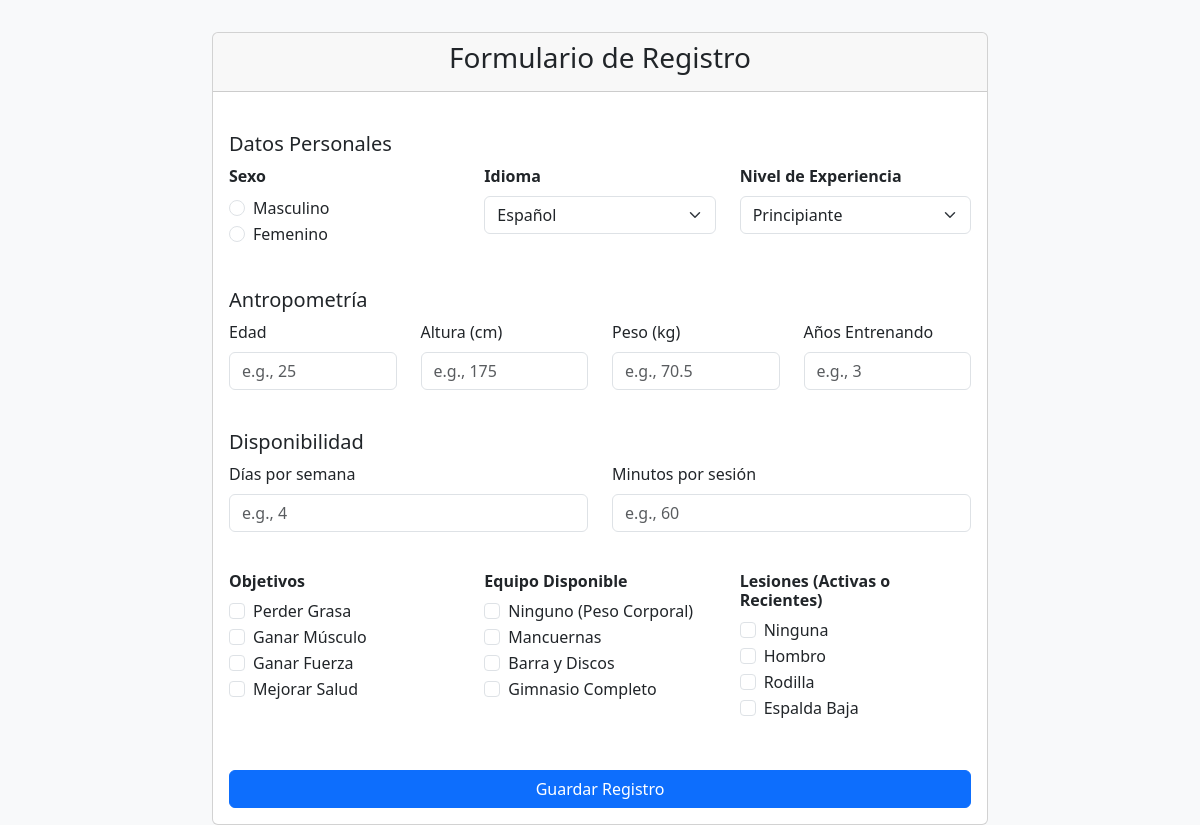
The page /formulario.php on the database its author committed.
### tables this page shows
CREATE TABLE `catalogo_objetivos` (
  `id` int(11) NOT NULL AUTO_INCREMENT,
  `nombre` varchar(100) NOT NULL,
  PRIMARY KEY (`id`)
);

CREATE TABLE `catalogo_equipos` (
  `id` int(11) NOT NULL AUTO_INCREMENT,
  `nombre` varchar(100) NOT NULL,
  PRIMARY KEY (`id`)
);

CREATE TABLE `catalogo_lesiones` (
  `id` int(11) NOT NULL AUTO_INCREMENT,
  `nombre` varchar(100) NOT NULL,
  PRIMARY KEY (`id`)
);

### formulario.php (the view, shortened to what this page needs)
<?php
require 'conexion.php';
$objetivos_result = $conexion->query("SELECT * FROM catalogo_objetivos ORDER BY id");
$equipos_result = $conexion->query("SELECT * FROM catalogo_equipos ORDER BY id");
$lesiones_result = $conexion->query("SELECT * FROM catalogo_lesiones ORDER BY id");
?>
<!DOCTYPE html>
<html lang="es">
<head>
    <link href="https://cdn.jsdelivr.net/npm/bootstrap@5.3.3/dist/css/bootstrap.min.css" rel="stylesheet">
</head>
<body>
    <div class="container">
        <div class="card">
            <div class="card-header text-center">
                <h3>Formulario de Registro</h3>
            </div>
            <div class="card-body">
                <form action="procesar.php" method="POST">
                    <h5 class="mt-4">Datos Personales</h5>
                    <div class="row">
                        <div class="col-md-4 mb-3">
                            <label class="form-label"><strong>Sexo</strong></label>
                            <div>
                                <div class="form-check form-check-inline"><input class="form-check-input" type="radio" name="sexo" id="sexo_m" value="Masculino" required><label class="form-check-label" for="sexo_m">Masculino</label></div>
                                <div class="form-check form-check-inline"><input class="form-check-input" type="radio" name="sexo" id="sexo_f" value="Femenino"><label class="form-check-label" for="sexo_f">Femenino</label></div>
                            </div>
                        </div>
                        <div class="col-md-4 mb-3">
                            <label for="idioma" class="form-label"><strong>Idioma</strong></label>
                            <select class="form-select" name="idioma" id="idioma" required><option value="Español">Español</option><option value="Inglés">Inglés</option><option value="Otro">Otro</option></select>
                        </div>
                        <div class="col-md-4 mb-3">
                            <label for="nivel" class="form-label"><strong>Nivel de Experiencia</strong></label>
                            <select class="form-select" name="nivel" id="nivel" required><option value="Principiante">Principiante</option><option value="Intermedio">Intermedio</option><option value="Avanzado">Avanzado</option></select>
                        </div>
                    </div>
                    <h5 class="mt-4">Antropometría</h5>
                    <div class="row">
                        <div class="col-md-3 mb-3"><label for="edad" class="form-label">Edad</label><input type="number" class="form-control" id="edad" name="edad" placeholder="e.g., 25" required></div>
                        <div class="col-md-3 mb-3"><label for="altura_cm" class="form-label">Altura (cm)</label><input type="number" class="form-control" id="altura_cm" name="altura_cm" placeholder="e.g., 175" required></div>
                        <div class="col-md-3 mb-3"><label for="peso_kg" class="form-label">Peso (kg)</label><input type="number" step="0.1" class="form-control" id="peso_kg" name="peso_kg" placeholder="e.g., 70.5" required></div>
                        <div class="col-md-3 mb-3"><label for="training_age_anos" class="form-label">Años Entrenando</label><input type="number" class="form-control" id="training_age_anos" name="training_age_anos" placeholder="e.g., 3" required></div>
                    </div>
                    <h5 class="mt-4">Disponibilidad</h5>
                    <div class="row">
                        <div class="col-md-6 mb-3"><label for="dias_disp_sem" class="form-label">Días por semana</label><input type="number" class="form-control" id="dias_disp_sem" name="dias_disp_sem" min="1" max="7" placeholder="e.g., 4" required></div>
                        <div class="col-md-6 mb-3"><label for="tiempo_por_sesion_min" class="form-label">Minutos por sesión</label><input type="number" class="form-control" id="tiempo_por_sesion_min" name="tiempo_por_sesion_min" step="5" placeholder="e.g., 60" required></div>
                    </div>
                    <div class="row mt-4">
                        <div class="col-md-4"><h6><strong>Objetivos</strong></h6>
                            <?php while($row = $objetivos_result->fetch_assoc()): ?>
                            <div class="form-check"><input class="form-check-input" type="checkbox" name="objetivos[]" value="<?php echo $row['id']; ?>" id="obj_<?php echo $row['id']; ?>"><label class="form-check-label" for="obj_<?php echo $row['id']; ?>"><?php echo htmlspecialchars($row['nombre']); ?></label></div>
                            <?php endwhile; ?>
                        </div>
                        <div class="col-md-4"><h6><strong>Equipo Disponible</strong></h6>
                            <?php while($row = $equipos_result->fetch_assoc()): ?>
                            <div class="form-check"><input class="form-check-input" type="checkbox" name="equipo_disponible[]" value="<?php echo $row['id']; ?>" id="eq_<?php echo $row['id']; ?>"><label class="form-check-label" for="eq_<?php echo $row['id']; ?>"><?php echo htmlspecialchars($row['nombre']); ?></label></div>
                            <?php endwhile; ?>
                        </div>
                        <div class="col-md-4"><h6><strong>Lesiones (Activas o Recientes)</strong></h6>
                            <?php while($row = $lesiones_result->fetch_assoc()): ?>
                            <div class="form-check"><input class="form-check-input" type="checkbox" name="lesiones[]" value="<?php echo $row['id']; ?>" id="les_<?php echo $row['id']; ?>"><label class="form-check-label" for="les_<?php echo $row['id']; ?>"><?php echo htmlspecialchars($row['nombre']); ?></label></div>
                            <?php endwhile; ?>
                        </div>
                    </div>
                    <div class="d-grid gap-2 mt-5"><button type="submit" class="btn btn-primary">Guardar Registro</button></div>
                </form>
            </div>
        </div>
    </div>
</body>
</html>

### formulario.php (style rules this page uses)
body { background-color: #f8f9fa; }
.container { max-width: 800px; }
.card { margin-top: 2rem; }

### rows shown on the page
catalogo_objetivos: nombre "Perder Grasa"
catalogo_objetivos: nombre "Ganar Músculo"
catalogo_objetivos: nombre "Ganar Fuerza"
catalogo_objetivos: nombre "Mejorar Salud"
catalogo_equipos: nombre "Ninguno (Peso Corporal)"
catalogo_equipos: nombre "Mancuernas"
catalogo_equipos: nombre "Barra y Discos"
catalogo_equipos: nombre "Gimnasio Completo"
catalogo_lesiones: nombre "Ninguna"
catalogo_lesiones: nombre "Hombro"
catalogo_lesiones: nombre "Rodilla"
catalogo_lesiones: nombre "Espalda Baja"
